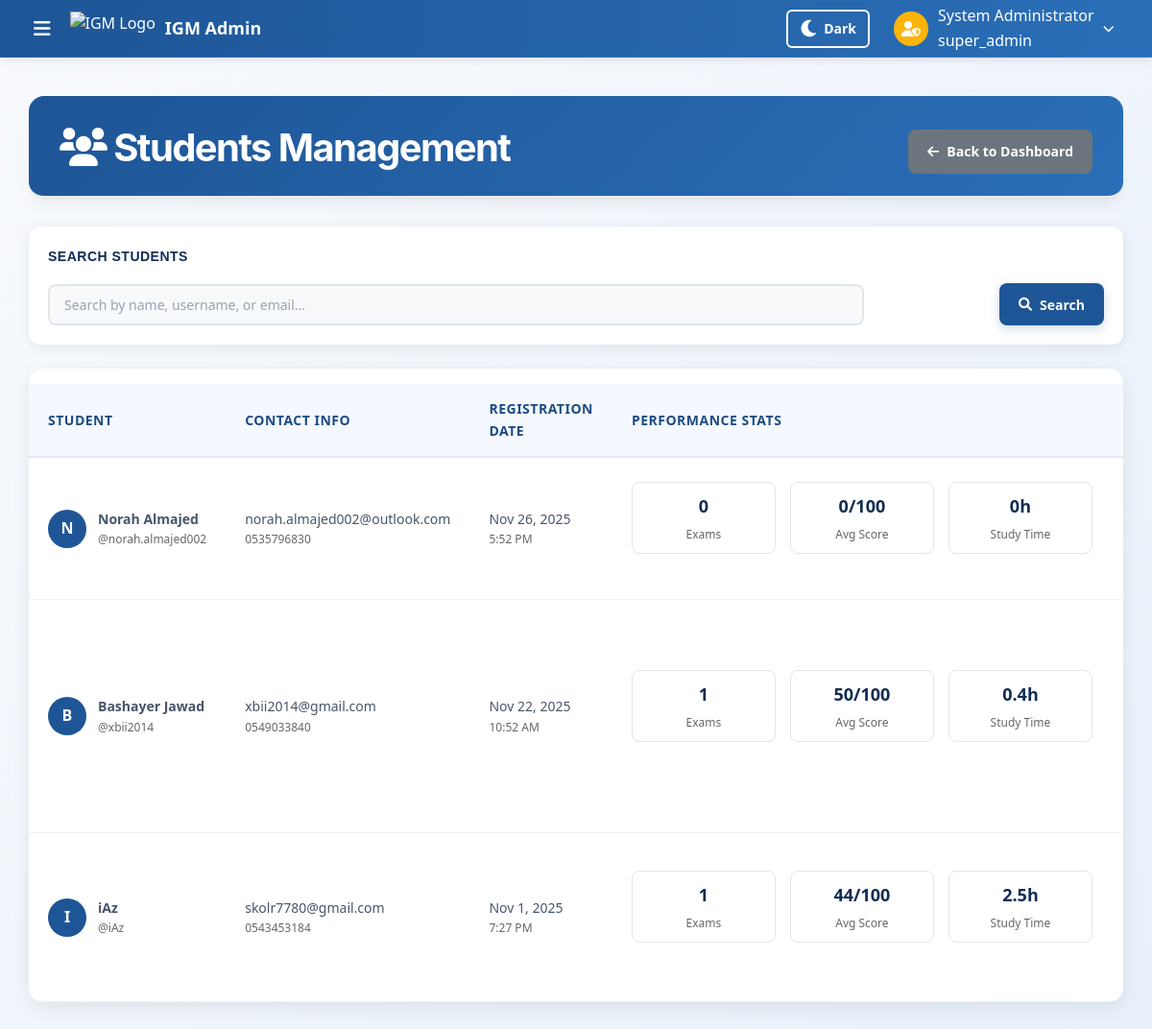
Page /admin_students.php (signed in) on the committed database.
### tables this page shows
CREATE TABLE `users` (
  `id` int(11) NOT NULL,
  `full_name` varchar(100) NOT NULL,
  `username` varchar(50) NOT NULL,
  `email` varchar(100) NOT NULL,
  `phone` varchar(20) DEFAULT NULL,
  `password` varchar(255) NOT NULL,
  `created_at` timestamp NOT NULL DEFAULT current_timestamp()
);

### admin_students.php (the view, shortened to what this page needs)
<?php
require_once 'db_config.php';
$admin_id = $_SESSION['admin_id'];
try {
    $stmt = $pdo->prepare("SELECT * FROM admin_users WHERE id = ?");
    $stmt->execute([$admin_id]);
    $admin = $stmt->fetch(PDO::FETCH_ASSOC);
} catch (PDOException $e) {
    die("Error: " . $e->getMessage());
}
$search_term = $_GET['search'] ?? '';
$query = "SELECT * FROM users WHERE 1=1";
$params = [];
$query .= " ORDER BY created_at DESC";
try {
    $stmt = $pdo->prepare($query);
    $stmt->execute($params);
    $students = $stmt->fetchAll(PDO::FETCH_ASSOC);
    foreach ($students as &$student) {
        $stmt = $pdo->prepare("
            SELECT COUNT(*) as total_exams,
                   AVG(score) as avg_score,
                   MAX(score) as best_score,
                   SUM(time_spent) as total_study_time
            FROM exam_sessions
            WHERE user_id = ?
        ");
        $stmt->execute([$student['id']]);
    }
} catch (PDOException $e) {
    $students = [];
    error_log("Error fetching students: " . $e->getMessage());
}
?>
<!DOCTYPE html>
<html lang="en">
<head>
    <link rel="stylesheet" href="https://cdnjs.cloudflare.com/ajax/libs/font-awesome/6.0.0-beta3/css/all.min.css">
    <link rel="stylesheet" href="style.css">
</head>
<body>
    <div class="top-nav">
        <div class="nav-left">
            <button class="menu-toggle" id="menuToggle">
                <i class="fas fa-bars"></i>
            </button>
            <div class="logo">
                <img src="https://framerusercontent.com/images/hOzQ20FaHtHA2R9E2cxsUJ47M.png?width=67&height=74" alt="IGM Logo">
                <span class="logo-text">IGM Admin</span>
            </div>
        </div>
        <div class="user-section">
            <button class="theme-toggle" id="themeToggle">
            </button>
            <div class="user-info" id="userInfo">
                <div class="user-avatar">
                    <i class="fas fa-user-shield"></i>
                </div>
                <div class="user-details">
                    <div class="user-name"><?php echo htmlspecialchars($admin['full_name']); ?></div>
                    <div class="user-role"><?php echo htmlspecialchars($admin['role']); ?></div>
                </div>
                <i class="fas fa-chevron-down" style="font-size: 12px;"></i>
            </div>
        </div>
    </div>
    <div class="main-content" id="mainContent">
        <div class="page-header">
            <h1 class="page-title">
                <i class="fas fa-users"></i> Students Management
            </h1>
            <div class="page-actions">
                <a href="admin_dashboard.php" class="btn" style="background: #6c757d; color: white;">
                    <i class="fas fa-arrow-left"></i> Back to Dashboard
                </a>
            </div>
        </div>
        <div class="filter-section">
            <form method="GET" class="filter-form">
                <div class="form-group">
                    <label class="form-label">Search Students</label>
                    <input type="text" class="form-control" name="search" value="<?php echo htmlspecialchars($search_term); ?>" placeholder="Search by name, username, or email...">
                </div>
                <div class="form-group">
                    <button type="submit" class="btn btn-primary">
                        <i class="fas fa-search"></i> Search
                    </button>
                </div>
            </form>
        </div>
        <div class="data-table">
            <table>
                <thead>
                    <tr>
                        <th>Student</th>
                        <th>Contact Info</th>
                        <th>Registration Date</th>
                        <th>Performance Stats</th>
                        <th>Question Files</th>
                    </tr>
                </thead>
                <tbody>
                    <?php if (!empty($students)): ?>
                        <?php foreach ($students as $student): ?>
                        <tr>
                            <td>
                                <div style="display: flex; align-items: center; gap: 12px;">
                                    <div class="student-avatar">
                                        <?php echo strtoupper(substr($student['full_name'], 0, 1)); ?>
                                    </div>
                                    <div>
                                        <strong><?php echo htmlspecialchars($student['full_name']); ?></strong>
                                        <div style="font-size: 12px; color: #666;">
                                            @<?php echo htmlspecialchars($student['username']); ?>
                                        </div>
                                    </div>
                                </div>
                            </td>
                            <td>
                                <div>
                                    <div><?php echo htmlspecialchars($student['email']); ?></div>
                                    <div style="font-size: 12px; color: #666;">
                                        <?php echo htmlspecialchars($student['phone'] ?? 'No phone'); ?>
                                    </div>
                                </div>
                            </td>
                            <td>
                                <?php echo date('M j, Y', strtotime($student['created_at'])); ?>
                                <div style="font-size: 12px; color: #666;">
                                    <?php echo date('g:i A', strtotime($student['created_at'])); ?>
                                </div>
                            </td>
                            <td>
                                <div class="stats-grid">
                                    <div class="stat-item">
                                        <div class="stat-value"><?php echo $student['exam_stats']['total_exams'] ?? 0; ?></div>
                                        <div class="stat-label">Exams</div>
                                    </div>
                                    <div class="stat-item">
                                        <div class="stat-value"><?php echo round($student['exam_stats']['avg_score'] ?? 0, 1); ?>/100</div>
                                        <div class="stat-label">Avg Score</div>
                                    </div>
                                    <div class="stat-item">
                                        <div class="stat-value"><?php echo round(($student['exam_stats']['total_study_time'] ?? 0) / 60, 1); ?>h</div>
                                        <div class="stat-label">Study Time</div>
                                    </div>
                                </div>
                            </td>
                            <td>
                            </td>
                        </tr>
                        <?php endforeach; ?>
                    <?php endif; ?>
                </tbody>
            </table>
        </div>
    </div>
</body>
</html>

### admin_students.php (style rules this page uses)
:root { --primary: #1e5596; --secondary: #21a7de; --accent: #fcb408; --light: #f5f9ff; --dark: #1d4c82; --success: #7ebb38; --danger: #e5313c; --warning: #fa8528; --info: #17a2b8; --admin-dark: #0f2d53; --sidebar-width: 250px; }
* { margin: 0; padding: 0; box-sizing: border-box; font-family: 'Segoe UI', Tahoma, Geneva, Verdana, sans-serif; }
body { background-color: #f5f7fa; color: #333; line-height: 1.6; }
.top-nav { background-color: var(--admin-dark); color: white; padding: 12px 30px; display: flex; justify-content: space-between; align-items: center; box-shadow: 0 2px 10px rgba(0,0,0,0.1); position: fixed; top: 0; left: 0; right: 0; z-index: 1000; height: 60px; }
.nav-left { display: flex; align-items: center; gap: 15px; }
.menu-toggle { background: none; border: none; color: white; font-size: 20px; cursor: pointer; padding: 5px; border-radius: 4px; transition: background-color 0.3s; }
.logo { display: flex; align-items: center; gap: 10px; }
.logo img { height: 35px; width: auto; }
.logo-text { font-weight: bold; font-size: 18px; }
.user-section { position: relative; display: flex; align-items: center; gap: 15px; }
.user-info { display: flex; align-items: center; gap: 10px; cursor: pointer; padding: 5px 10px; border-radius: 4px; transition: background-color 0.3s; }
.user-avatar { width: 36px; height: 36px; border-radius: 50%; background-color: #fcb408; display: flex; align-items: center; justify-content: center; font-weight: bold; color: white; }
.main-content { margin-top: 70px; padding: 30px; transition: margin-left 0.3s ease; min-height: calc(100vh - 70px); }
.page-header { display: flex; justify-content: space-between; align-items: center; margin-bottom: 30px; padding-bottom: 20px; border-bottom: 2px solid #eaeaea; }
.page-title { font-size: 28px; color: var(--admin-dark); font-weight: 700; }
.page-actions { display: flex; gap: 15px; }
.btn { display: inline-flex; align-items: center; gap: 8px; padding: 12px 20px; border-radius: 8px; font-size: 14px; font-weight: 600; cursor: pointer; text-decoration: none; transition: all 0.3s; border: none; }
.btn-primary { background: var(--primary); color: white; }
.filter-section { background: white; border-radius: 12px; padding: 20px; margin-bottom: 25px; box-shadow: 0 3px 15px rgba(0,0,0,0.08); }
.filter-form { display: grid; grid-template-columns: 1fr auto; gap: 15px; align-items: end; }
.form-group { margin-bottom: 0; }
.form-label { display: block; margin-bottom: 8px; font-weight: 600; color: var(--admin-dark); font-size: 14px; }
.form-control { width: 100%; padding: 10px 15px; border: 2px solid #e1e5e9; border-radius: 8px; font-size: 14px; transition: border-color 0.3s; background: #f8f9fa; }
.data-table { background: white; border-radius: 15px; overflow: hidden; box-shadow: 0 5px 20px rgba(0,0,0,0.08); margin-bottom: 30px; }
table { width: 100%; border-collapse: collapse; }
table th, table td { padding: 15px 20px; text-align: left; border-bottom: 1px solid #f0f0f0; }
table th { background-color: var(--light); color: var(--dark); font-weight: 600; font-size: 14px; }
.student-avatar { width: 40px; height: 40px; border-radius: 50%; background: var(--primary); display: flex; align-items: center; justify-content: center; color: white; font-weight: bold; font-size: 16px; }
.stats-grid { display: grid; grid-template-columns: repeat(auto-fit, minmax(150px, 1fr)); gap: 15px; margin-top: 10px; }
.stat-item { text-align: center; padding: 10px; background: white; border-radius: 8px; border: 1px solid #e1e5e9; }
.stat-value { font-size: 18px; font-weight: 700; color: var(--admin-dark); }
.stat-label { font-size: 12px; color: #666; margin-top: 5px; }

### rows in the picture
users: full_name "N", full_name "Norah Almajed", username "norah.almajed002", email "norah.almajed002@outlook.com", phone "0535796830", created_at "Nov 26, 2025", created_at "5:52 PM", total_exams "0", avg_score "0", total_study_time "0"
users: full_name "B", full_name "Bashayer Jawad", username "xbii2014", email "xbii2014@gmail.com", phone "0549033840", created_at "Nov 22, 2025", created_at "10:52 AM", total_exams "1", avg_score "50", total_study_time "0.4"
users: full_name "I", full_name "iAz", username "iAz", email "skolr7780@gmail.com", phone "0543453184", created_at "Nov 1, 2025", created_at "7:27 PM", total_exams "1", avg_score "44", total_study_time "2.5"

### other values in the picture
$admin['full_name'] "System Administrator"
$admin['role'] "super_admin"
